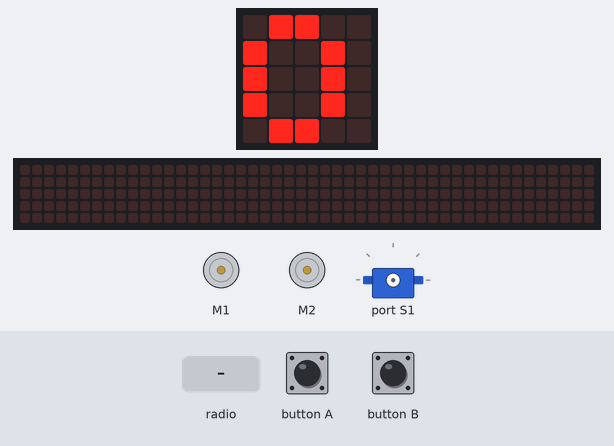
Simulated run of this program. Board: BBC micro:bit (MakeCode). On the bench: the board's 5×5 LED display, a strip that is not on the board, showing the scrolling text unrolled, 2 × DC motor (green arrow = forward, orange = backward, longer = faster), servo. The inputs (shaded band) are chosen by the test bench. The 48×5 strip is a reading aid, not a part: it shows the text the display is scrolling, unrolled, one strip-width of it at a time.

Above: at 1.2 s.
1.3 s: button B pressed for 0.15 s
At 1.92 s:
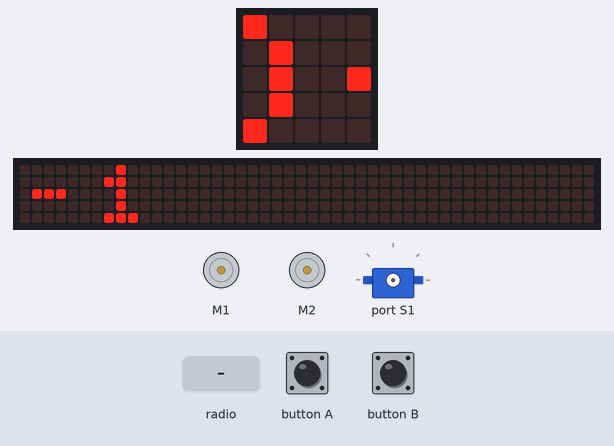
2.0 s: radio message "Y=1" arrives
At 2.21 s:
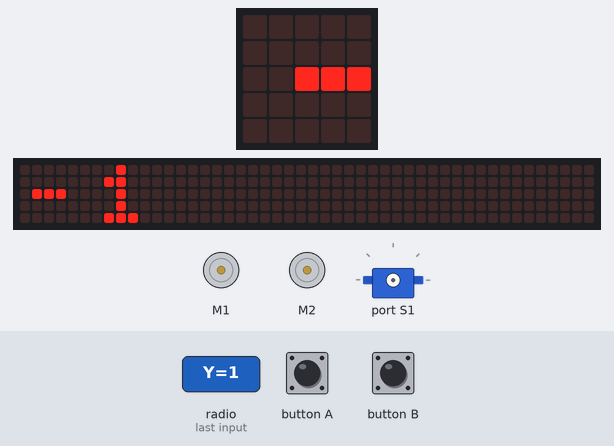
3.9 s: radio message "Y=100" arrives
At 4.07 s:
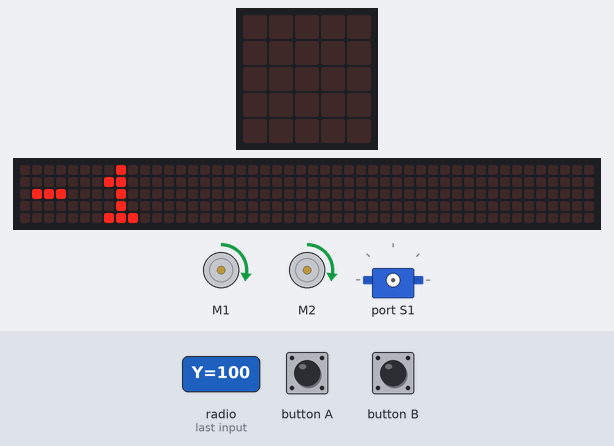
6.0 s: button A pressed for 0.15 s
6.7 s: radio message "X=100" arrives
At 7.6 s:
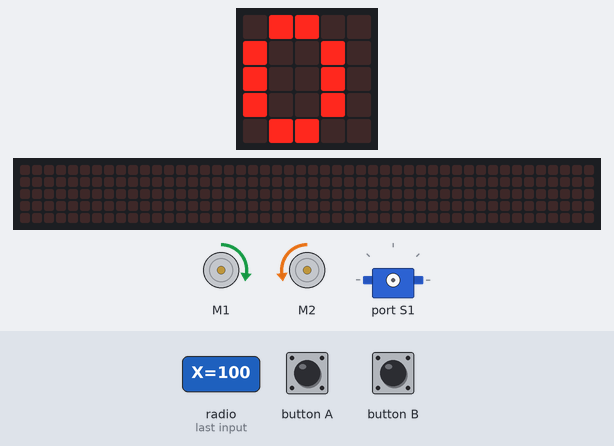
8.5 s: radio message "VL" arrives
Timing chart, 0 to 11.0 s (numbered marks = the images above; inputs shaded):
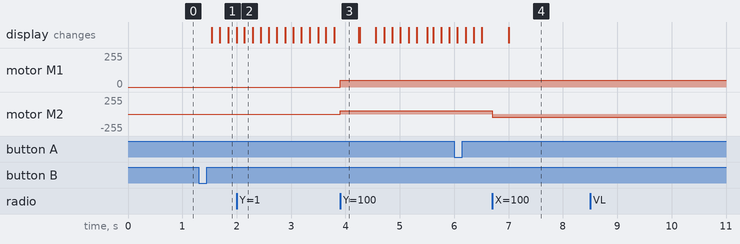

The program:

main.ts
```typescript
input.onButtonPressed(Button.A, function () {
    graden += 1
})
input.onGesture(Gesture.Shake, function () {
    radio.sendString("gestolen")
})
radio.onReceivedString(function (receivedString) {
    if (receivedString == "VL") {
        maqueen.servoRun(maqueen.Servos.S1, 71)
    } else if (receivedString == "VH") {
        maqueen.servoRun(maqueen.Servos.S1, 0)
    } else if (receivedString == "stop") {
        maqueen.motorStop(maqueen.Motors.All)
    }
})
input.onButtonPressed(Button.B, function () {
    graden += -1
})
radio.onReceivedValue(function (name, value) {
    if (name == "Y" && value > 0) {
        maqueen.motorRun(maqueen.Motors.All, maqueen.Dir.CW, value / 2)
    }
    if (name == "Y" && value < 0) {
        maqueen.motorRun(maqueen.Motors.All, maqueen.Dir.CCW, value / -2)
    }
    if (name == "X" && value > 0) {
        maqueen.motorRun(maqueen.Motors.M1, maqueen.Dir.CW, value / 2)
    }
    if (name == "X" && value > 0) {
        maqueen.motorRun(maqueen.Motors.M2, maqueen.Dir.CW, value / -2)
    }
})
let graden = 0
let value = 0
basic.forever(function () {
    basic.showNumber(graden)
})
```

test.ts
```typescript
// tests gaan hier; deze zal niet worden gecompileerd wanneer dit pakket wordt gebruikt als extensie.
```

Measured:
- after the input at 1.3 s, the display: first changes after 0.24 s (image 1 shows a later state)
- after the input at 3.9 s, motor M1, motor M2: stopped → forward 50/255 at once
- after the input at 6.7 s, motor M2: forward 50/255 → backward 50/255 at once
